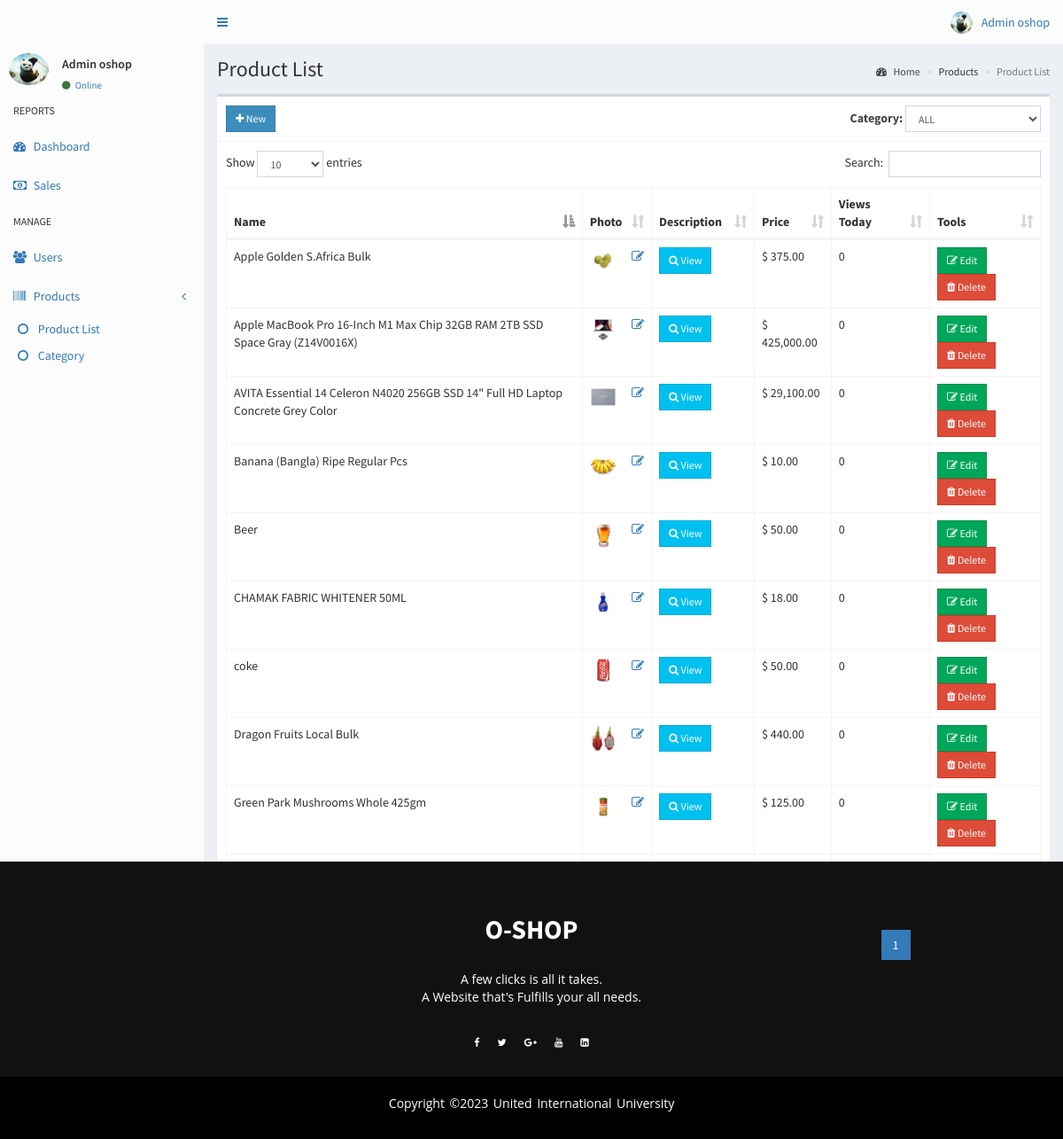
/admin/products.php (signed in), run on the app's committed database.
### tables this page shows
CREATE TABLE `users` (
  `id` int(11) NOT NULL,
  `email` varchar(200) NOT NULL,
  `password` varchar(60) NOT NULL,
  `type` int(1) NOT NULL,
  `firstname` varchar(50) NOT NULL,
  `lastname` varchar(50) NOT NULL,
  `address` text NOT NULL,
  `contact_info` varchar(100) NOT NULL,
  `photo` varchar(200) NOT NULL,
  `status` int(1) NOT NULL,
  `activate_code` varchar(15) NOT NULL,
  `reset_code` varchar(15) NOT NULL,
  `created_on` date NOT NULL
);

CREATE TABLE `products` (
  `id` int(11) NOT NULL,
  `category_id` int(11) NOT NULL,
  `name` text NOT NULL,
  `description` text NOT NULL,
  `slug` varchar(200) NOT NULL,
  `price` double NOT NULL,
  `photo` varchar(200) NOT NULL,
  `date_view` date NOT NULL,
  `counter` int(11) NOT NULL
);

### admin/includes/session.php (called while the page is built, shortened)
<?php
	include '../includes/conn.php';
	$conn = $pdo->open();
	$stmt = $conn->prepare("SELECT * FROM users WHERE id=:id");
	$stmt->execute(['id'=>$_SESSION['admin']]);
	$admin = $stmt->fetch();
?>

### admin/products.php (the view, shortened to what this page needs)
<?php include 'includes/session.php'; ?>
<?php
  $where = '';
?>
<?php include 'includes/header.php'; ?>
<body class="hold-transition skin-potty sidebar-mini">
<div class="wrapper">
  <?php include 'includes/navbar.php'; ?>
  <?php include 'includes/menubar.php'; ?>
  <div class="content-wrapper">
    <section class="content-header">
      <h1>
        Product List
      </h1>
      <ol class="breadcrumb">
        <li><a href="#"><i class="fa fa-dashboard"></i> Home</a></li>
        <li>Products</li>
        <li class="active">Product List</li>
      </ol>
    </section>
    <section class="content">
      <div class="row">
        <div class="col-xs-12">
          <div class="box">
            <div class="box-header with-border">
              <a href="#addnew" data-toggle="modal" class="btn btn-primary btn-sm btn-flat" id="addproduct"><i class="fa fa-plus"></i> New</a>
              <div class="pull-right">
                <form class="form-inline">
                  <div class="form-group">
                    <label>Category: </label>
                    <select class="form-control input-sm" id="select_category">
                      <option value="0">ALL</option>
                    </select>
                  </div>
                </form>
              </div>
            </div>
            <div class="box-body">
              <table id="example1" class="table table-bordered">
                <thead>
                  <th>Name</th>
                  <th>Photo</th>
                  <th>Description</th>
                  <th>Price</th>
                  <th>Views Today</th>
                  <th>Tools</th>
                </thead>
                <tbody>
                  <?php
                    $conn = $pdo->open();
                    try{
                      $now = date('Y-m-d');
                      $stmt = $conn->prepare("SELECT * FROM products $where");
                      $stmt->execute();
                      foreach($stmt as $row){
                        $image = (!empty($row['photo'])) ? '../images/'.$row['photo'] : '../images/noimage.jpg';
                        $counter = ($row['date_view'] == $now) ? $row['counter'] : 0;
                        echo "
                          <tr>
                            <td>".$row['name']."</td>
                            <td>
                              <img src='".$image."' height='30px' width='30px'>
                              <span class='pull-right'><a href='#edit_photo' class='photo' data-toggle='modal' data-id='".$row['id']."'><i class='fa fa-edit'></i></a></span>
                            </td>
                            <td><a href='#description' data-toggle='modal' class='btn btn-info btn-sm btn-flat desc' data-id='".$row['id']."'><i class='fa fa-search'></i> View</a></td>
                            <td>&#36; ".number_format($row['price'], 2)."</td>
                            <td>".$counter."</td>
                            <td>
                              <button class='btn btn-success btn-sm edit btn-flat' data-id='".$row['id']."'><i class='fa fa-edit'></i> Edit</button>
                              <button class='btn btn-danger btn-sm delete btn-flat' data-id='".$row['id']."'><i class='fa fa-trash'></i> Delete</button>
                            </td>
                          </tr>
                        ";
                      }
                    }
                    catch(PDOException $e){
                      echo $e->getMessage();
                    }
                  ?>
                </tbody>
              </table>
            </div>
          </div>
        </div>
      </div>
    </section>
  </div>
  	<?php include 'includes/footer.php'; ?>
</div>
</body>
</html>

### admin/includes/navbar.php (shortened to what this page needs)
<header class="main-header">
  <nav class="navbar navbar-static-top">
    <a href="#" class="sidebar-toggle" data-toggle="push-menu" role="button">
    </a>
    <div class="navbar-custom-menu">
      <ul class="nav navbar-nav">
        <li class="dropdown user user-menu">
          <a href="#" class="dropdown-toggle" data-toggle="dropdown">
            <img src="<?php echo (!empty($admin['photo'])) ? '../images/'.$admin['photo'] : '../images/profile.jpg'; ?>" class="user-image" alt="User Image">
            <span class="hidden-xs"><?php echo $admin['firstname'].' '.$admin['lastname']; ?></span>
          </a>
        </li>
      </ul>
    </div>
  </nav>
</header>

### admin/includes/menubar.php
<aside class="main-sidebar">
  <section class="sidebar">
    <div class="user-panel">
      <div class="pull-left image">
        <img src="<?php echo (!empty($admin['photo'])) ? '../images/'.$admin['photo'] : '../images/profile.jpg'; ?>" class="img-circle" alt="User Image">
      </div>
      <div class="pull-left info">
        <p><?php echo $admin['firstname'].' '.$admin['lastname']; ?></p>
        <a><i class="fa fa-circle text-success"></i> Online</a>
      </div>
    </div>
    <ul class="sidebar-menu" data-widget="tree">
      <li class="header">REPORTS</li>
      <li><a href="home.php"><i class="fa fa-dashboard"></i> <span>Dashboard</span></a></li>
      <li><a href="sales.php"><i class="fa fa-money"></i> <span>Sales</span></a></li>
      <li class="header">MANAGE</li>
      <li><a href="users.php"><i class="fa fa-users"></i> <span>Users</span></a></li>
      <li class="treeview">
        <a href="#">
          <i class="fa fa-barcode"></i>
          <span>Products</span>
          <span class="pull-right-container">
            <i class="fa fa-angle-left pull-right"></i>
          </span>
        </a>
        <ul class="treeview-menu">
          <li><a href="products.php"><i class="fa fa-circle-o"></i> Product List</a></li>
          <li><a href="category.php"><i class="fa fa-circle-o"></i> Category</a></li>
        </ul>
  </section>
</aside>

### style.css (style rules this page uses)
* { margin: 0; padding: 0; box-sizing: border-box; }
body { background: #fcfcfc; }

### data on the page
users: photo (placeholder picture), firstname "Admin", lastname "oshop"
products: name "Beer", photo (picture), price "50.00"
products: name "Green Park Mushrooms Whole 425gm", photo (picture), price "125.00"
products: name "coke", photo (picture), price "50.00"
products: name "Dragon Fruits Local Bulk", photo (picture), price "440.00"
products: name "Banana (Bangla) Ripe Regular Pcs", photo (picture), price "10.00"
products: name "Apple Golden S.Africa Bulk", photo (picture), price "375.00"
products: name "CHAMAK FABRIC WHITENER 50ML", photo (picture), price "18.00"
products: name "AVITA Essential 14 Celeron N4020 256GB SSD 14\" Full HD Laptop Concrete Grey Color", photo (picture), price "29,100.00"
products: name "Apple MacBook Pro 16-Inch M1 Max Chip 32GB RAM 2TB SSD Space Gray (Z14V0016X)", photo (picture), price "425,000.00"
